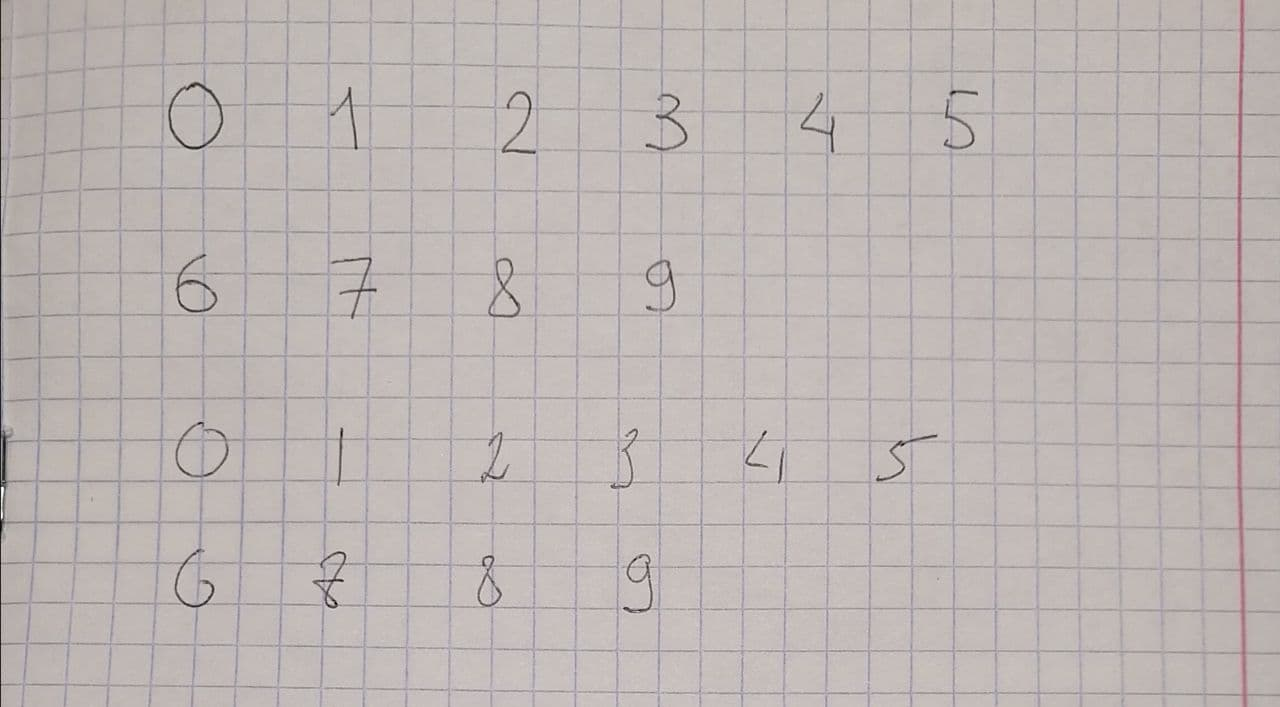
#> input picture resources/img1.jpg, 1280 x 707 px, found by its file name
$ python detector.py
#> lines starting #> are read from the running program, lines starting #| are printed output that depends on the picture; after the words box and inside, x2 and y2 are one past the last pixel; in counts of white or black regions, pixels touching at a corner belong together
from cv2 import cv2
import numpy as np
import math


def imshow(winname, mat):
    cv2.imshow(winname, mat)
    cv2.waitKey(0)


def nextOdd(num):
    return (num//2)*2+1


def num_constraint(x, y, w, h, param, img_h, img_w):
    border = param//20

    # border constraint
    if (x < border) or (y < border) or (x+w > img_w - border) or (y+h > img_h - border):
        return False

    # size constraint
    if w+h < param/25:
        return False

    return True


def crop(img, rect, size):
    [x, y, w, h] = rect
    M = cv2.moments(img[y:y+h, x:x+w])
    xc, yc = x+(M["m10"] / M["m00"]), y+(M["m01"] / M["m00"])
    s = 0
    if h > w:
        s = math.ceil(h*1.4)
    else:
        s = math.ceil(w*1.4)
    xc, yc = int(xc-s//2), int(yc-s//2)
    coord = xc, yc
    crop = cv2.resize(img[yc:yc+s, xc:xc+s], size,
                      None, None, None, cv2.INTER_LANCZOS4)
    return crop, coord


def detectDigits(img):
    img_h, img_w = img.shape
#> img_h = 707; img_w = 1280
    param = 0
    if img_h > img_w:
        param = img_w
    else:
        param = img_h
#> param = 707

    bks = nextOdd(param//60)  # blur kernel size
#> bks = 11
    tks = nextOdd(param//14)  # threshold kernel size
#> tks = 51
    oks = nextOdd(param//200)  # opening kernel size
#> oks = 3
    cks = nextOdd(param//15)  # closing kernel size
#> cks = 47

    # перевод в бинарное изображение
    blur = cv2.GaussianBlur(img, (bks, bks), 0, None, 0, cv2.BORDER_REPLICATE)
    # imshow("1", blur)
    thresh = cv2.adaptiveThreshold(
        blur, 255, cv2.ADAPTIVE_THRESH_MEAN_C, cv2.THRESH_BINARY_INV, tks, 22)
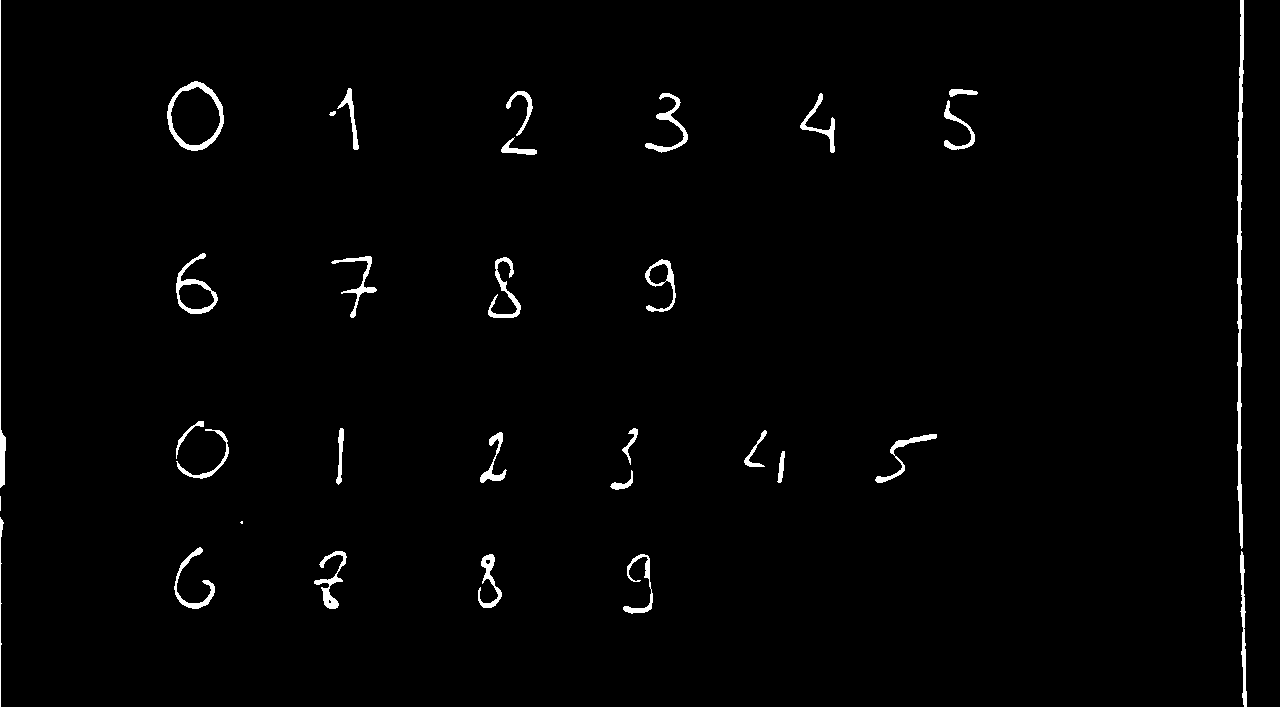
#> thresh: shape (707, 1280); 1.4% white; 32 white regions (2 under 20 px), largest, box (x1, y1, x2, y2) and area: (1237, 0, 1244, 549) 1972, (167, 81, 224, 151) 881, (0, 0, 6, 488) 711
    # imshow("1", thresh)

    # удаление шума
    opening = cv2.morphologyEx(
        thresh, cv2.MORPH_OPEN, cv2.getStructuringElement(cv2.MORPH_ELLIPSE, (oks, oks)))
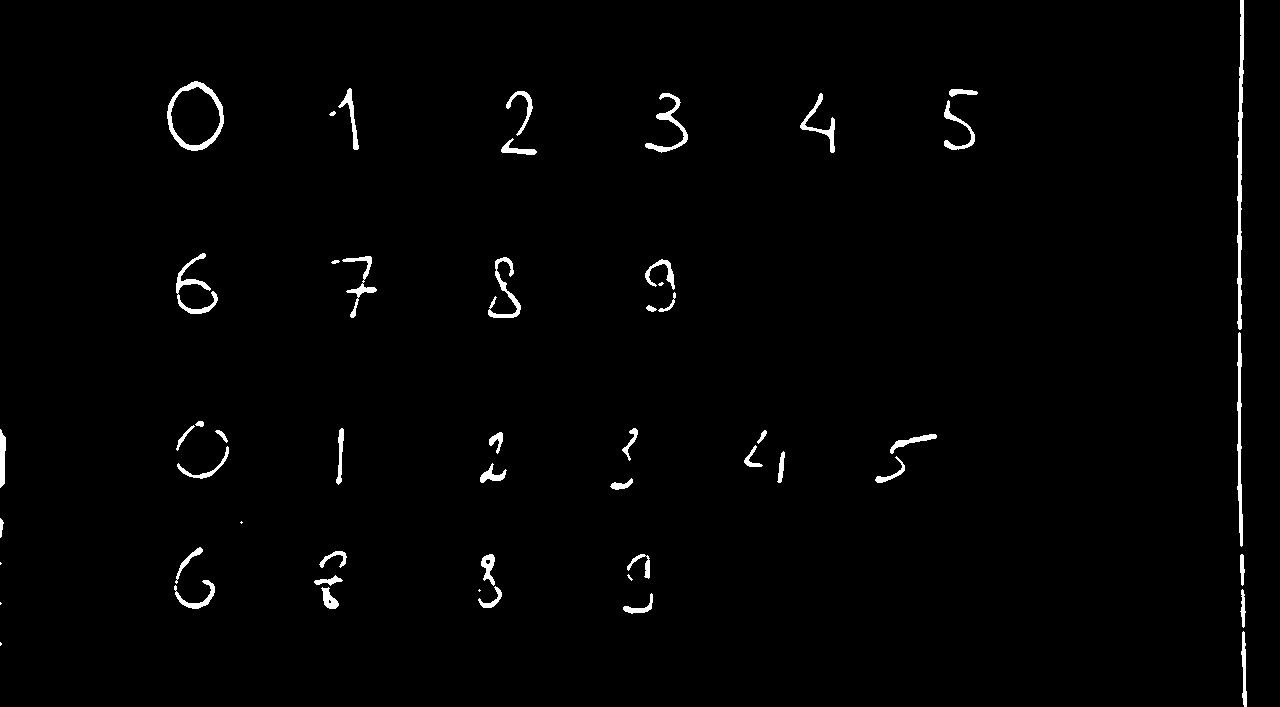
#> opening: shape (707, 1280); 1.3% white; 53 white regions (7 under 20 px), largest, box (x1, y1, x2, y2) and area: (1237, 0, 1244, 330) 1241, (167, 81, 224, 151) 881, (1237, 332, 1243, 547) 722
    # imshow("1", opening)

    # склейка отделившихся частей цифр
    closing = cv2.morphologyEx(
        opening, cv2.MORPH_CLOSE, cv2.getStructuringElement(cv2.MORPH_ELLIPSE, (cks, cks)))
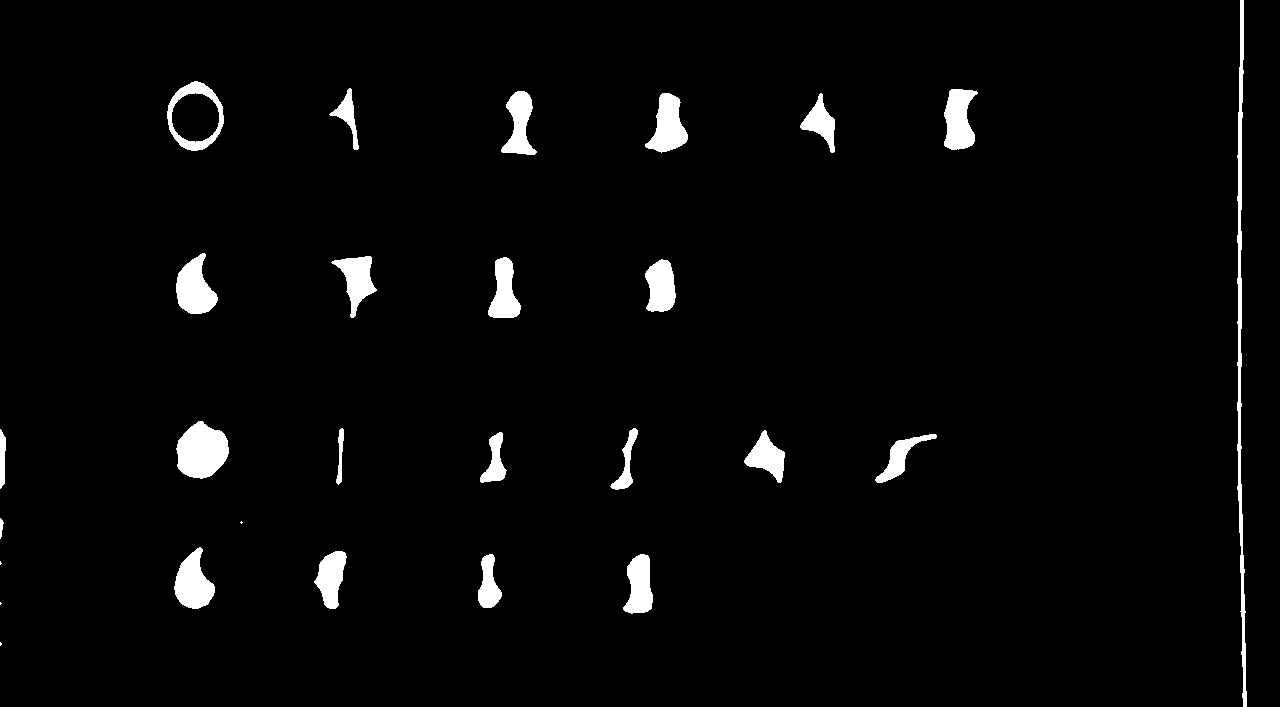
#> closing: shape (707, 1280); 2.8% white; 27 white regions (4 under 20 px)
    # imshow("1", closing)

    # контуры отдельных цифр
    # используются только контуры верхнего уровня, так как цифры могут иметь топологию, отличную от прямой
    contours, _ = cv2.findContours(
        closing, cv2.RETR_EXTERNAL, cv2.CHAIN_APPROX_SIMPLE)
#> contours = 27 contours, 4 with area under 20; largest, box (x1, y1, x2, y2) and area: (167, 81, 224, 151) 2904, (176, 421, 229, 479) 2157, (1237, 0, 1247, 707) 1879, (176, 253, 218, 314) 1534, (174, 547, 215, 609) 1485
    res = []
    coords = []
    borders = []
    for cnt in contours:
        border = cv2.boundingRect(cnt)
        [x, y, w, h] = border
        if num_constraint(x, y, w, h, param, img_h, img_w):
            # rimg = inImage.copy()
            # cv2.rectangle(rimg, (x,y), (x+w,y+h), (255,255,255), 2)
            # imshow("1", rimg)
            cropImg, coord = crop(thresh, (x, y, w, h), (28, 28))
            res.append(cropImg)
            coords.append(coord)
            borders.append(border)
#> this loop made 27 passes
#> cnt on passes 1, 2, 3, 8: [[0, 642], [0, 645], [1, 644], [1, 643]], [[0, 602], [0, 604], [1, 603]], [[0, 561], [0, 564], [1, 563], [0, 562]], [[241, 521], [240, 522], [241, 523], [242, 522]]
#> after the loop, borders = 20 items, first 6: (623, 554, 30, 60), (478, 554, 24, 54), (314, 551, 33, 58), (174, 547, 41, 62), (875, 434, 62, 49), (480, 432, 27, 51); coords = [(598, 543), (450, 542), (289, 539), (150, 540), (860, 410), (457, 425), (728, 421), (583, 419), (299, 414), (160, 410), (624, 246), (461, 248), (315, 237), (150, 245), (778, 82), (627, 83), (474, 80), (915, 75), (306, 72), (146, 67)]; res = 20 items

    return res, coords, borders


def main():
    # загрузка изображения
    path = "D:\\prog\\repos\\NumberDetector\\resources\\"
    sample = "img1.jpg"
    img = cv2.imread(path+sample, cv2.IMREAD_GRAYSCALE)

    scale_factor = 1
    img = cv2.resize(img, None, None, scale_factor,
                     scale_factor, cv2.INTER_LANCZOS4)

    imshow("1", img)

    digits, _, _ = detectDigits(img)
#> digits = 20 items
    for digit in digits:
        cv2.imshow("digit", digit)
        cv2.waitKey(0)
#> this loop made 20 passes
#> pass 1, in main, `cv2.imshow("digit", digit)`:
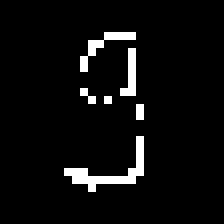
#> window 'digit': shape (28, 28) (shown 8 times larger); 5% white in thin lines or dots, all inside (x1, y1, x2, y2) = (8, 4, 18, 24)
#> pass 2, in main, `cv2.imshow("digit", digit)`:
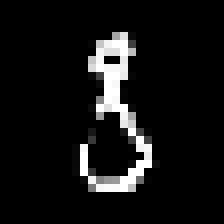
#> window 'digit': shape (28, 28) (shown 8 times larger); min 0, max 255, mean 19.5


if __name__ == "__main__":
    main()

$ run again, with resources/pen_black.jpg copied over resources/img1.jpg
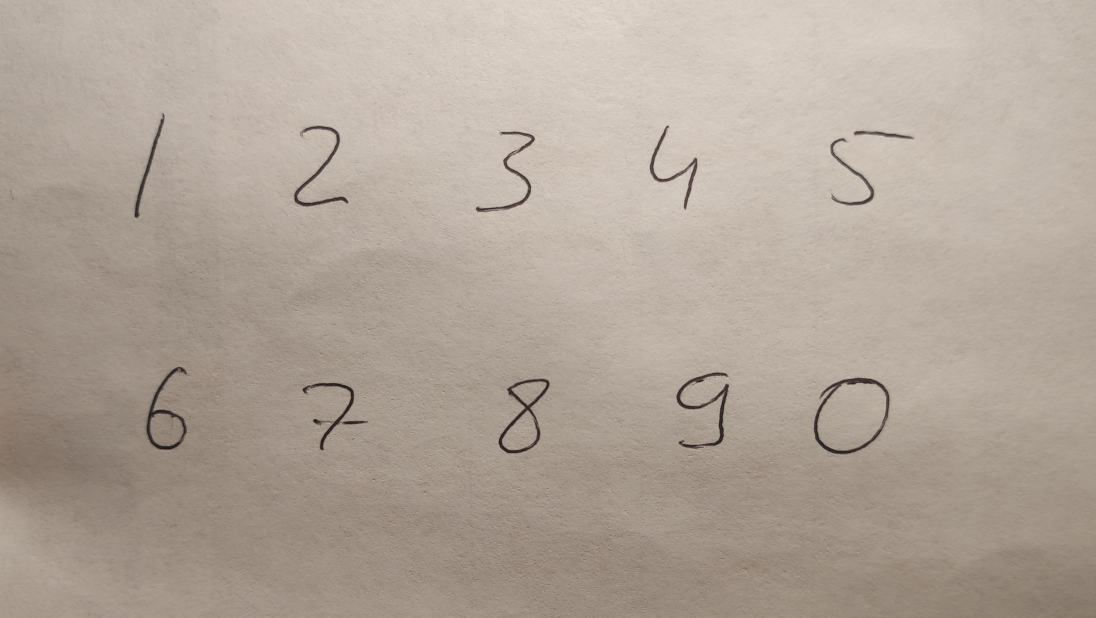
#> input picture resources/pen_black.jpg, 2192 x 1236 px, found by its file name (shown at 1/2 size)
#> in detectDigits, `thresh = cv2.adaptiveThreshold( blur, 255, cv2.ADAPTIVE_THRESH_MEAN_C,..`:
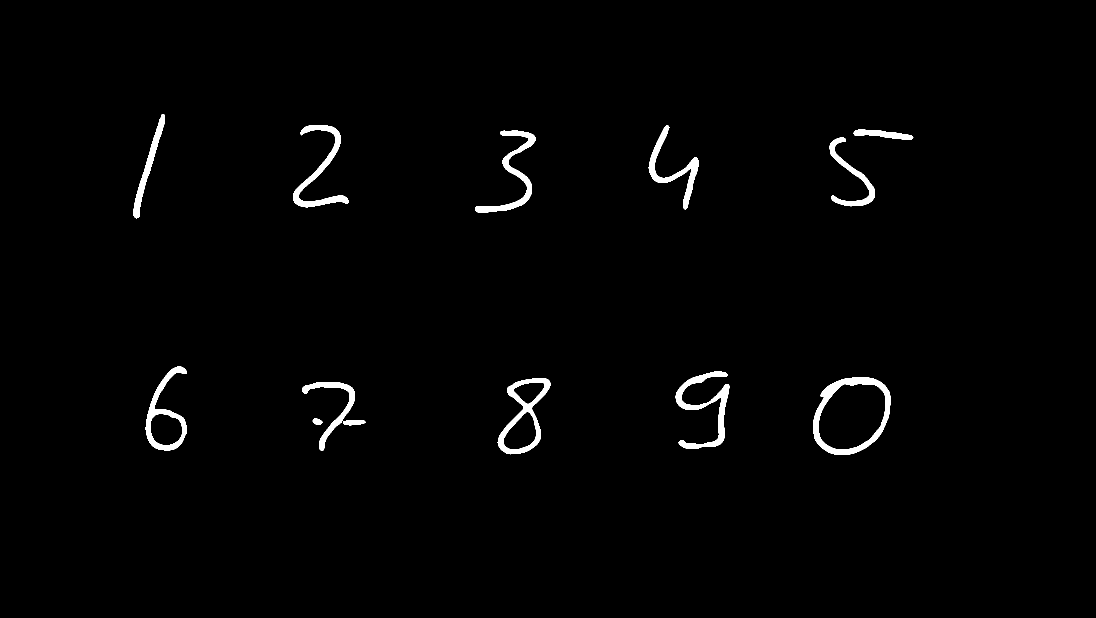
#> thresh: shape (1236, 2192) (shown at 1/2 size); 1.4% white; 13 white regions, largest, box (x1, y1, x2, y2) and area: (1626, 754, 1781, 910) 5415, (1351, 743, 1459, 898) 4383, (995, 756, 1101, 909) 4172
#> opening: shape (1236, 2192); 1.4% white; 15 white regions, largest, box (x1, y1, x2, y2) and area: (1626, 754, 1781, 910) 5410, (996, 756, 1101, 909) 4166, (586, 250, 697, 415) 3861
#> closing: shape (1236, 2192); 2.9% white; 10 white regions
#> contours = 10 contours; largest, box (x1, y1, x2, y2) and area: (1626, 754, 1781, 910) 18868, (1351, 743, 1459, 898) 12227, (996, 756, 1101, 909) 9402, (604, 764, 730, 901) 8534, (1659, 259, 1826, 413) 8261
#> the loop in detectDigits, `for cnt in contours:` made 10 passes
#> pass 3, in crop (call 3), `crop = cv2.resize(img[yc:yc+s, xc:xc+s], size, None, None, None, cv2.I..`:
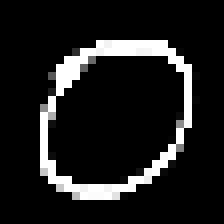
#> crop: shape (28, 28) (shown 8 times larger); min 0, max 255, mean 29.2
#> after the loop in detectDigits, `for cnt in contours:`: borders = [(604, 764, 126, 137), (996, 756, 105, 153), (1626, 754, 155, 156), (1351, 743, 108, 155), (291, 733, 83, 168), (950, 261, 121, 165), (1659, 259, 167, 154), (1297, 251, 100, 168), (586, 250, 111, 165), (267, 228, 63, 209)]; coords = [(572, 721), (940, 722), (1590, 716), (1303, 706), (211, 709), (911, 232), (1606, 209), (1228, 219), (525, 225), (150, 187)]; res = 10 items
#> the loop in main, `for digit in digits:` made 10 passes

$ run again, with resources/pen_blue.jpg copied over resources/img1.jpg
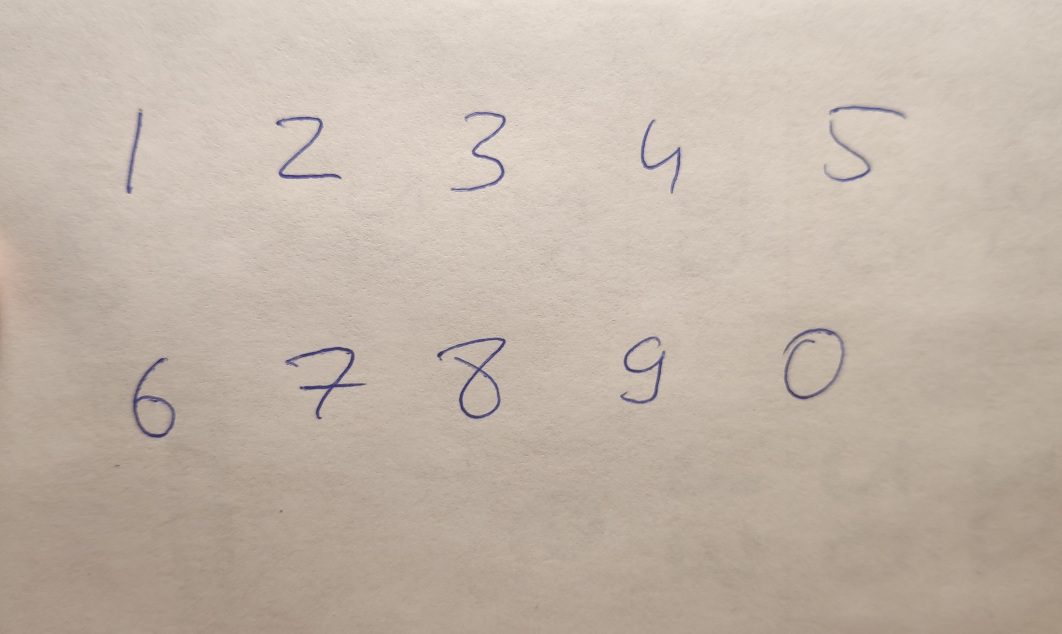
#> input picture resources/pen_blue.jpg, 2124 x 1268 px, found by its file name (shown at 1/2 size)
#> in detectDigits, `thresh = cv2.adaptiveThreshold( blur, 255, cv2.ADAPTIVE_THRESH_MEAN_C,..`:
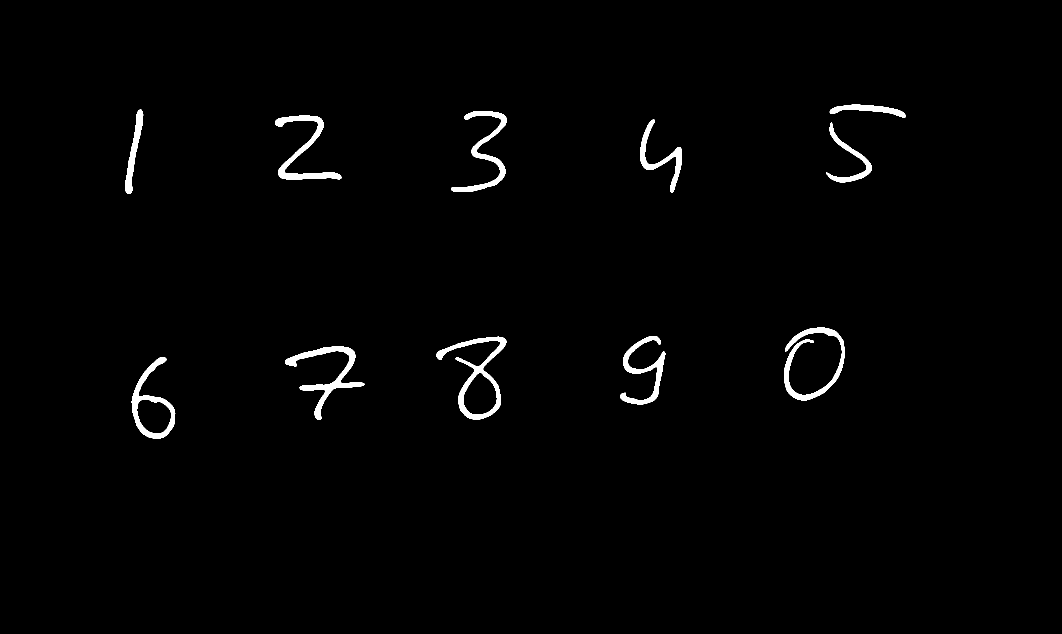
#> thresh: shape (1268, 2124) (shown at 1/2 size); 1.3% white; 11 white regions, largest, box (x1, y1, x2, y2) and area: (873, 673, 1013, 840) 4606, (570, 692, 729, 840) 4317, (1568, 655, 1690, 801) 4028
#> opening: shape (1268, 2124); 1.3% white; 12 white regions, largest, box (x1, y1, x2, y2) and area: (873, 673, 1013, 840) 4580, (570, 692, 728, 840) 4301, (550, 231, 683, 359) 3758
#> closing: shape (1268, 2124); 3% white; 10 white regions
#> contours = 10 contours; largest, box (x1, y1, x2, y2) and area: (1568, 655, 1690, 801) 13802, (873, 673, 1013, 840) 12797, (570, 692, 728, 840) 11190, (902, 222, 1014, 384) 8968, (1240, 672, 1331, 809) 8845
#> the loop in detectDigits, `for cnt in contours:` made 10 passes
#> pass 3, in crop (call 3), `crop = cv2.resize(img[yc:yc+s, xc:xc+s], size, None, None, None, cv2.I..`:
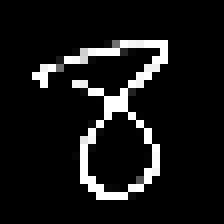
#> crop: shape (28, 28) (shown 8 times larger); min 0, max 255, mean 22.4
#> after the loop in detectDigits, `for cnt in contours:`: borders = [(263, 714, 87, 163), (570, 692, 158, 148), (873, 673, 140, 167), (1240, 672, 91, 137), (1568, 655, 122, 146), (1280, 239, 84, 146), (550, 231, 133, 128), (902, 222, 112, 162), (250, 219, 36, 169), (1657, 209, 154, 156)]; coords = [(188, 692), (542, 636), (836, 631), (1192, 646), (1519, 621), (1219, 212), (514, 208), (858, 190), (149, 185), (1607, 165)]; res = 10 items
#> the loop in main, `for digit in digits:` made 10 passes
